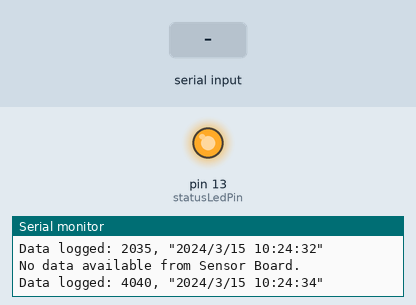
Bench run of a sketch on a simulated Arduino Uno, built with avr-gcc and run on an emulated ATmega328P. Parts: output pins drawn as LEDs (lit = HIGH), the last lines printed to the serial monitor. The test bench sets the inputs (shaded band). The local clock reads 2024-03-15 10:24:30 at power-on unless the sketch sets it; storage starts empty.

Above: at 4.8 s.
4.9 s: "DISTANCE:\n" received over the second serial link
At 7.2 s:
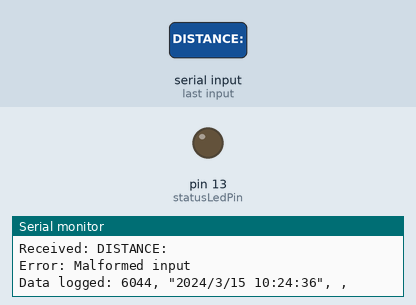
7.6 s: "90,45\n" received over the second serial link
10.3 s: "5\n" received over the second serial link
Timing chart, 0 to 19.5 s (numbered marks = the images above; inputs shaded):
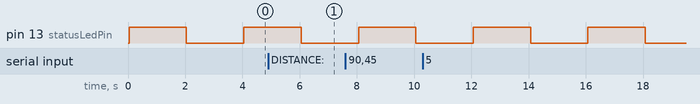

The sketch:

board-b.ino
```cpp
// This code is for board b (data logger) for the two Arduino board setup

#include <SPI.h>
#include <SD.h>
#include <Wire.h>
#include "RTClib.h"
#include <SoftwareSerial.h>

const int chipSelect = 10;
const uint8_t statusLedPin = 13; // Status LED

const uint8_t dataLoggerRxPin = 11; // RX from Sensor Board
const uint8_t dataLoggerTxPin = 10; // TX to Sensor Board (not used in this example)
SoftwareSerial dataLoggerSerial(dataLoggerRxPin, dataLoggerTxPin);

RTC_PCF8523 RTC;
File logfile;

void error(const char* str) {
    Serial.print("Error: ");
    Serial.println(str);
    digitalWrite(statusLedPin, HIGH);
    while (1);
}

void setup() {
    Serial.begin(115200); // Serial monitor
    pinMode(statusLedPin, OUTPUT);
    dataLoggerSerial.begin(9600); // Serial communication with Sensor Board

    Serial.println("Initializing SD card...");
    if (!SD.begin(chipSelect)) {
        error("Card failed, or not present");
    }
    Serial.println("SD card initialized.");

    char filename[] = "LOGGER00.CSV";
    for (uint8_t i = 0; i < 100; i++) {
        filename[6] = i / 10 + '0';
        filename[7] = i % 10 + '0';
        if (!SD.exists(filename)) {
            logfile = SD.open(filename, FILE_WRITE);
            Serial.print("Created file: ");
            Serial.println(filename);
            break;
        }
    }

    if (!logfile) {
        error("Couldn't create file");
    }

    Wire.begin();
    if (!RTC.begin()) {
        Serial.println("RTC failed");
    }

    logfile.println("millis,datetime,distance,confidence");
    logfile.flush();
    Serial.println("Logging headers written to file.");
}

void loop() {
    DateTime now = RTC.now();
    String dataString = String(millis()) + ", \"" +
                        String(now.year()) + "/" + String(now.month()) + "/" + String(now.day()) + " " +
                        String(now.hour()) + ":" + String(now.minute()) + ":" + String(now.second()) + "\"";

    // Read data from Sensor Board
    if (dataLoggerSerial.available()) {
        String input = dataLoggerSerial.readStringUntil('\n');

        // Debugging: Print raw data from Sensor Board to Serial Monitor
        Serial.print("Received: ");
        Serial.println(input);

        if (input.startsWith("DISTANCE:")) {
            input.remove(0, 9); // Remove "DISTANCE:" prefix
            int commaIndex = input.indexOf(',');
            if (commaIndex != -1) {
                int distance = input.substring(0, commaIndex).toInt();
                int confidence = input.substring(commaIndex + 1).toInt();
                dataString += ", " + String(distance) + ", " + String(confidence);
            } else {
                Serial.println("Error: Malformed input");
                dataString += ", , "; // Handle missing data
            }
        } else {
            Serial.println("Error: Input does not start with DISTANCE:");
            dataString += ", , "; // Handle missing data
        }
    } else {
        Serial.println("No data available from Sensor Board.");
    }

    logfile.println(dataString);
    logfile.flush();
    Serial.println("Data logged: " + dataString); // Debugging: Print final data string to Serial Monitor

    digitalWrite(statusLedPin, !digitalRead(statusLedPin));
    delay(2000); // Adjust delay as needed
}
```

Measured:
- by itself, pin 13 (statusLedPin): alternates HIGH for 2.0 s and LOW for 2.0 s
